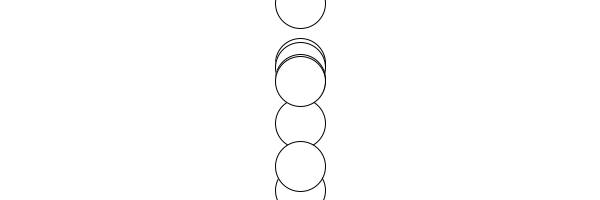
Frame 1 (no input)
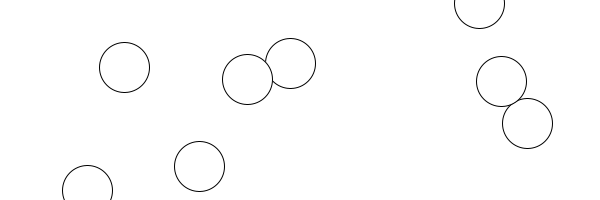
Frame 60 (the mouse pressed at the canvas centre just before this capture)
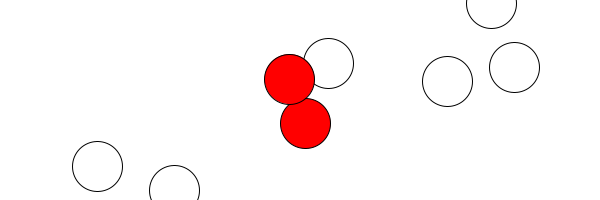
Frame 120 (the mouse held since frame 60 and released just before this capture)

The Processing sketch that drew these frames (run headless with seeded random() and noise(); from frame 60 on, the mouse is pressed at the canvas centre):

// Processing sketch: Move_LR2
// ── Move_LR2.pde
int cnt = 8; //円の数
//各円の座標と速度[x,y,s]
float[][] places = new float[cnt][3];
//各円の状態、0:移動中、1:停止
int[] status = new int[cnt];
void setup() {
  size(600,200);
  for (int i=0; i<cnt; i++) {
    float[] work = new float[3];
    if (random(5) / 2 > 1) {
      work[2] = -random(1,11);
    } else {
      work[2] = random(1,11);
    }
    work[0] = width/2;
    work[1] = random(height);
    places[i] = work;
    status[i] = 0;
  }
}
void draw() {
  background(255);
  for (int i=0; i<cnt; i++) {
    if (status[i] == 1)
      fill(255,0,0);
    else
      fill(255);
    ellipse(places[i][0],places[i][1],50,50);
    places[i][0] += places[i][2];
    if (places[i][0]<25 || places[i][0]>575)
      places[i][2] *= -1;
  }
  if (mousePressed)
    isHit(); //円がクリックされたかを判定
}
void isHit() {
  for (int i=0; i<cnt; i++) {
    float dis = dist(mouseX, mouseY, places[i][0], places[i][1]);
    if (dis < 25) {
      places[i][2] = 0;
      status[i] = 1;
    }
  }
}
